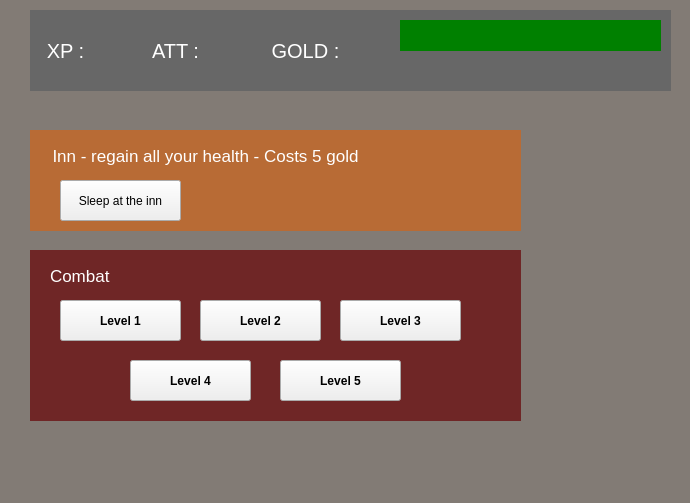
<?xml version="1.0" encoding="UTF-8"?>
<ui version="4.0">
 <class>Form</class>
 <widget class="QWidget" name="Form">
  <property name="geometry">
   <rect>
    <x>0</x>
    <y>0</y>
    <width>690</width>
    <height>503</height>
   </rect>
  </property>
  <property name="windowTitle">
   <string>Form</string>
  </property>
  <widget class="QLabel" name="background_wall">
   <property name="geometry">
    <rect>
     <x>-2</x>
     <y>-5</y>
     <width>701</width>
     <height>511</height>
    </rect>
   </property>
   <property name="styleSheet">
    <string notr="true">background-color: rgb(130, 123, 117)</string>
   </property>
   <property name="text">
    <string/>
   </property>
  </widget>
  <widget class="QLabel" name="xp_label">
   <property name="geometry">
    <rect>
     <x>30</x>
     <y>30</y>
     <width>71</width>
     <height>41</height>
    </rect>
   </property>
   <property name="font">
    <font>
     <pointsize>15</pointsize>
    </font>
   </property>
   <property name="layoutDirection">
    <enum>Qt::LeftToRight</enum>
   </property>
   <property name="styleSheet">
    <string notr="true">color: white</string>
   </property>
   <property name="frameShadow">
    <enum>QFrame::Plain</enum>
   </property>
   <property name="text">
    <string>XP :</string>
   </property>
   <property name="textFormat">
    <enum>Qt::PlainText</enum>
   </property>
   <property name="alignment">
    <set>Qt::AlignCenter</set>
   </property>
  </widget>
  <widget class="QLabel" name="inn_label">
   <property name="geometry">
    <rect>
     <x>20</x>
     <y>120</y>
     <width>371</width>
     <height>71</height>
    </rect>
   </property>
   <property name="font">
    <font>
     <pointsize>13</pointsize>
    </font>
   </property>
   <property name="layoutDirection">
    <enum>Qt::LeftToRight</enum>
   </property>
   <property name="styleSheet">
    <string notr="true">color:white; self.deathbar_hero.setPixmap(QPixmap(hero_empty))
                    hero_full = os.path.join(os.path.dirname(__file__), &quot;..&quot;,
                    &quot;ressources&quot;, &quot;full_health.png&quot;)
                    self.lifebar_hero.setPixmap(QPixmap(hero_full))
                    self.deathbar_hero.setScaledContents(True)
                    self.lifebar_hero.setScaledContents(True)</string>
   </property>
   <property name="frameShadow">
    <enum>QFrame::Plain</enum>
   </property>
   <property name="text">
    <string>Inn - regain all your health - Costs 5 gold</string>
   </property>
   <property name="textFormat">
    <enum>Qt::PlainText</enum>
   </property>
   <property name="alignment">
    <set>Qt::AlignCenter</set>
   </property>
  </widget>
  <widget class="QPushButton" name="sleep_btn">
   <property name="geometry">
    <rect>
     <x>60</x>
     <y>180</y>
     <width>121</width>
     <height>41</height>
    </rect>
   </property>
   <property name="text">
    <string>Sleep at the inn</string>
   </property>
  </widget>
  <widget class="QLabel" name="combat_label">
   <property name="geometry">
    <rect>
     <x>50</x>
     <y>250</y>
     <width>91</width>
     <height>51</height>
    </rect>
   </property>
   <property name="font">
    <font>
     <pointsize>13</pointsize>
    </font>
   </property>
   <property name="layoutDirection">
    <enum>Qt::LeftToRight</enum>
   </property>
   <property name="styleSheet">
    <string notr="true">color:white; self.deathbar_hero.setPixmap(QPixmap(hero_empty))
                    hero_full = os.path.join(os.path.dirname(__file__), &quot;..&quot;,
                    &quot;ressources&quot;, &quot;full_health.png&quot;)
                    self.lifebar_hero.setPixmap(QPixmap(hero_full))
                    self.deathbar_hero.setScaledContents(True)
                    self.lifebar_hero.setScaledContents(True)</string>
   </property>
   <property name="frameShadow">
    <enum>QFrame::Plain</enum>
   </property>
   <property name="text">
    <string>Combat</string>
   </property>
   <property name="textFormat">
    <enum>Qt::PlainText</enum>
   </property>
   <property name="alignment">
    <set>Qt::AlignLeading|Qt::AlignLeft|Qt::AlignVCenter</set>
   </property>
  </widget>
  <widget class="QPushButton" name="btn_level1">
   <property name="geometry">
    <rect>
     <x>60</x>
     <y>300</y>
     <width>121</width>
     <height>41</height>
    </rect>
   </property>
   <property name="font">
    <font>
     <bold>true</bold>
    </font>
   </property>
   <property name="text">
    <string>Level 1</string>
   </property>
  </widget>
  <widget class="QPushButton" name="btn_level2">
   <property name="geometry">
    <rect>
     <x>200</x>
     <y>300</y>
     <width>121</width>
     <height>41</height>
    </rect>
   </property>
   <property name="font">
    <font>
     <bold>true</bold>
    </font>
   </property>
   <property name="text">
    <string>Level 2</string>
   </property>
  </widget>
  <widget class="QPushButton" name="btn_level3">
   <property name="geometry">
    <rect>
     <x>340</x>
     <y>300</y>
     <width>121</width>
     <height>41</height>
    </rect>
   </property>
   <property name="font">
    <font>
     <bold>true</bold>
    </font>
   </property>
   <property name="text">
    <string>Level 3</string>
   </property>
  </widget>
  <widget class="QPushButton" name="btn_level4">
   <property name="geometry">
    <rect>
     <x>130</x>
     <y>360</y>
     <width>121</width>
     <height>41</height>
    </rect>
   </property>
   <property name="font">
    <font>
     <bold>true</bold>
    </font>
   </property>
   <property name="text">
    <string>Level 4</string>
   </property>
  </widget>
  <widget class="QPushButton" name="btn_level5">
   <property name="geometry">
    <rect>
     <x>280</x>
     <y>360</y>
     <width>121</width>
     <height>41</height>
    </rect>
   </property>
   <property name="font">
    <font>
     <bold>true</bold>
    </font>
   </property>
   <property name="text">
    <string>Level 5</string>
   </property>
  </widget>
  <widget class="QLabel" name="gold_label">
   <property name="geometry">
    <rect>
     <x>270</x>
     <y>30</y>
     <width>71</width>
     <height>41</height>
    </rect>
   </property>
   <property name="font">
    <font>
     <pointsize>15</pointsize>
    </font>
   </property>
   <property name="layoutDirection">
    <enum>Qt::LeftToRight</enum>
   </property>
   <property name="styleSheet">
    <string notr="true">color:white; self.deathbar_hero.setPixmap(QPixmap(hero_empty))
                    hero_full = os.path.join(os.path.dirname(__file__), &quot;..&quot;,
                    &quot;ressources&quot;, &quot;full_health.png&quot;)
                    self.lifebar_hero.setPixmap(QPixmap(hero_full))
                    self.deathbar_hero.setScaledContents(True)
                    self.lifebar_hero.setScaledContents(True)</string>
   </property>
   <property name="frameShadow">
    <enum>QFrame::Plain</enum>
   </property>
   <property name="text">
    <string>GOLD :</string>
   </property>
   <property name="textFormat">
    <enum>Qt::PlainText</enum>
   </property>
   <property name="alignment">
    <set>Qt::AlignCenter</set>
   </property>
  </widget>
  <widget class="QLabel" name="att_label">
   <property name="geometry">
    <rect>
     <x>150</x>
     <y>30</y>
     <width>51</width>
     <height>41</height>
    </rect>
   </property>
   <property name="font">
    <font>
     <pointsize>15</pointsize>
    </font>
   </property>
   <property name="layoutDirection">
    <enum>Qt::LeftToRight</enum>
   </property>
   <property name="styleSheet">
    <string notr="true">color:white; self.deathbar_hero.setPixmap(QPixmap(hero_empty))
                    hero_full = os.path.join(os.path.dirname(__file__), &quot;..&quot;,
                    &quot;ressources&quot;, &quot;full_health.png&quot;)
                    self.lifebar_hero.setPixmap(QPixmap(hero_full))
                    self.deathbar_hero.setScaledContents(True)
                    self.lifebar_hero.setScaledContents(True)</string>
   </property>
   <property name="frameShadow">
    <enum>QFrame::Plain</enum>
   </property>
   <property name="text">
    <string>ATT :</string>
   </property>
   <property name="textFormat">
    <enum>Qt::PlainText</enum>
   </property>
   <property name="alignment">
    <set>Qt::AlignCenter</set>
   </property>
  </widget>
  <widget class="QLabel" name="name_entry">
   <property name="geometry">
    <rect>
     <x>30</x>
     <y>440</y>
     <width>301</width>
     <height>51</height>
    </rect>
   </property>
   <property name="font">
    <font>
     <pointsize>26</pointsize>
     <bold>true</bold>
    </font>
   </property>
   <property name="layoutDirection">
    <enum>Qt::LeftToRight</enum>
   </property>
   <property name="styleSheet">
    <string notr="true">color: white;</string>
   </property>
   <property name="frameShadow">
    <enum>QFrame::Plain</enum>
   </property>
   <property name="text">
    <string/>
   </property>
   <property name="textFormat">
    <enum>Qt::PlainText</enum>
   </property>
   <property name="alignment">
    <set>Qt::AlignLeading|Qt::AlignLeft|Qt::AlignVCenter</set>
   </property>
  </widget>
  <widget class="QLabel" name="class_entry">
   <property name="geometry">
    <rect>
     <x>470</x>
     <y>440</y>
     <width>211</width>
     <height>51</height>
    </rect>
   </property>
   <property name="font">
    <font>
     <pointsize>26</pointsize>
     <bold>true</bold>
    </font>
   </property>
   <property name="layoutDirection">
    <enum>Qt::LeftToRight</enum>
   </property>
   <property name="styleSheet">
    <string notr="true">color: white;</string>
   </property>
   <property name="frameShadow">
    <enum>QFrame::Plain</enum>
   </property>
   <property name="text">
    <string/>
   </property>
   <property name="textFormat">
    <enum>Qt::PlainText</enum>
   </property>
   <property name="alignment">
    <set>Qt::AlignRight|Qt::AlignTrailing|Qt::AlignVCenter</set>
   </property>
  </widget>
  <widget class="QLabel" name="xp_entry">
   <property name="geometry">
    <rect>
     <x>90</x>
     <y>30</y>
     <width>61</width>
     <height>31</height>
    </rect>
   </property>
   <property name="font">
    <font>
     <pointsize>12</pointsize>
     <bold>true</bold>
    </font>
   </property>
   <property name="layoutDirection">
    <enum>Qt::LeftToRight</enum>
   </property>
   <property name="styleSheet">
    <string notr="true">color: white;</string>
   </property>
   <property name="frameShadow">
    <enum>QFrame::Plain</enum>
   </property>
   <property name="text">
    <string/>
   </property>
   <property name="textFormat">
    <enum>Qt::PlainText</enum>
   </property>
   <property name="alignment">
    <set>Qt::AlignCenter</set>
   </property>
  </widget>
  <widget class="QLabel" name="att_entry">
   <property name="geometry">
    <rect>
     <x>210</x>
     <y>30</y>
     <width>61</width>
     <height>31</height>
    </rect>
   </property>
   <property name="font">
    <font>
     <pointsize>12</pointsize>
     <bold>true</bold>
    </font>
   </property>
   <property name="layoutDirection">
    <enum>Qt::LeftToRight</enum>
   </property>
   <property name="styleSheet">
    <string notr="true">color: white;</string>
   </property>
   <property name="frameShadow">
    <enum>QFrame::Plain</enum>
   </property>
   <property name="text">
    <string/>
   </property>
   <property name="textFormat">
    <enum>Qt::PlainText</enum>
   </property>
   <property name="alignment">
    <set>Qt::AlignCenter</set>
   </property>
  </widget>
  <widget class="QLabel" name="gold_entry">
   <property name="geometry">
    <rect>
     <x>340</x>
     <y>30</y>
     <width>61</width>
     <height>31</height>
    </rect>
   </property>
   <property name="font">
    <font>
     <pointsize>12</pointsize>
     <bold>true</bold>
    </font>
   </property>
   <property name="layoutDirection">
    <enum>Qt::LeftToRight</enum>
   </property>
   <property name="styleSheet">
    <string notr="true">color: white;</string>
   </property>
   <property name="frameShadow">
    <enum>QFrame::Plain</enum>
   </property>
   <property name="text">
    <string/>
   </property>
   <property name="textFormat">
    <enum>Qt::PlainText</enum>
   </property>
   <property name="alignment">
    <set>Qt::AlignCenter</set>
   </property>
  </widget>
  <widget class="QLabel" name="deathbar">
   <property name="geometry">
    <rect>
     <x>400</x>
     <y>20</y>
     <width>261</width>
     <height>31</height>
    </rect>
   </property>
   <property name="styleSheet">
    <string notr="true">background-color: black;</string>
   </property>
   <property name="text">
    <string/>
   </property>
  </widget>
  <widget class="QLabel" name="lifebar">
   <property name="geometry">
    <rect>
     <x>400</x>
     <y>20</y>
     <width>261</width>
     <height>31</height>
    </rect>
   </property>
   <property name="styleSheet">
    <string notr="true">background-color: green;</string>
   </property>
   <property name="text">
    <string/>
   </property>
  </widget>
  <widget class="QLabel" name="level_entry">
   <property name="geometry">
    <rect>
     <x>340</x>
     <y>70</y>
     <width>111</width>
     <height>51</height>
    </rect>
   </property>
   <property name="font">
    <font>
     <pointsize>26</pointsize>
     <bold>true</bold>
    </font>
   </property>
   <property name="layoutDirection">
    <enum>Qt::LeftToRight</enum>
   </property>
   <property name="styleSheet">
    <string notr="true">color: white;</string>
   </property>
   <property name="frameShadow">
    <enum>QFrame::Plain</enum>
   </property>
   <property name="text">
    <string/>
   </property>
   <property name="textFormat">
    <enum>Qt::PlainText</enum>
   </property>
   <property name="alignment">
    <set>Qt::AlignRight|Qt::AlignTrailing|Qt::AlignVCenter</set>
   </property>
  </widget>
  <widget class="QLabel" name="hp_entry">
   <property name="geometry">
    <rect>
     <x>470</x>
     <y>60</y>
     <width>181</width>
     <height>21</height>
    </rect>
   </property>
   <property name="font">
    <font>
     <pointsize>15</pointsize>
     <bold>true</bold>
    </font>
   </property>
   <property name="layoutDirection">
    <enum>Qt::LeftToRight</enum>
   </property>
   <property name="styleSheet">
    <string notr="true">color:white; </string>
   </property>
   <property name="frameShadow">
    <enum>QFrame::Plain</enum>
   </property>
   <property name="text">
    <string/>
   </property>
   <property name="textFormat">
    <enum>Qt::PlainText</enum>
   </property>
   <property name="alignment">
    <set>Qt::AlignRight|Qt::AlignTrailing|Qt::AlignVCenter</set>
   </property>
  </widget>
  <widget class="QLabel" name="label">
   <property name="geometry">
    <rect>
     <x>30</x>
     <y>130</y>
     <width>491</width>
     <height>101</height>
    </rect>
   </property>
   <property name="styleSheet">
    <string notr="true">background-color: rgb(184, 107, 53);</string>
   </property>
   <property name="text">
    <string/>
   </property>
  </widget>
  <widget class="QLabel" name="label_2">
   <property name="geometry">
    <rect>
     <x>30</x>
     <y>250</y>
     <width>491</width>
     <height>171</height>
    </rect>
   </property>
   <property name="styleSheet">
    <string notr="true">background-color: rgb(111, 38, 38);</string>
   </property>
   <property name="text">
    <string/>
   </property>
  </widget>
  <widget class="QLabel" name="label_3">
   <property name="geometry">
    <rect>
     <x>30</x>
     <y>10</y>
     <width>641</width>
     <height>81</height>
    </rect>
   </property>
   <property name="styleSheet">
    <string notr="true">background-color: rgb(103, 103, 103)</string>
   </property>
   <property name="text">
    <string/>
   </property>
  </widget>
  <widget class="QLabel" name="inn_error">
   <property name="geometry">
    <rect>
     <x>190</x>
     <y>180</y>
     <width>321</width>
     <height>41</height>
    </rect>
   </property>
   <property name="font">
    <font>
     <pointsize>8</pointsize>
    </font>
   </property>
   <property name="layoutDirection">
    <enum>Qt::LeftToRight</enum>
   </property>
   <property name="styleSheet">
    <string notr="true">color:rgb(165, 225, 175);
                    self.deathbar_hero.setPixmap(QPixmap(hero_empty))
                    hero_full = os.path.join(os.path.dirname(__file__), &quot;..&quot;,
                    &quot;ressources&quot;, &quot;full_health.png&quot;)
                    self.lifebar_hero.setPixmap(QPixmap(hero_full))
                    self.deathbar_hero.setScaledContents(True)
                    self.lifebar_hero.setScaledContents(True)</string>
   </property>
   <property name="frameShadow">
    <enum>QFrame::Plain</enum>
   </property>
   <property name="text">
    <string/>
   </property>
   <property name="textFormat">
    <enum>Qt::PlainText</enum>
   </property>
   <property name="alignment">
    <set>Qt::AlignLeading|Qt::AlignLeft|Qt::AlignVCenter</set>
   </property>
  </widget>
  <zorder>inn_error</zorder>
  <zorder>background_wall</zorder>
  <zorder>label_2</zorder>
  <zorder>label</zorder>
  <zorder>label_3</zorder>
  <zorder>xp_label</zorder>
  <zorder>inn_label</zorder>
  <zorder>sleep_btn</zorder>
  <zorder>combat_label</zorder>
  <zorder>btn_level1</zorder>
  <zorder>btn_level2</zorder>
  <zorder>btn_level3</zorder>
  <zorder>btn_level4</zorder>
  <zorder>btn_level5</zorder>
  <zorder>gold_label</zorder>
  <zorder>att_label</zorder>
  <zorder>name_entry</zorder>
  <zorder>class_entry</zorder>
  <zorder>xp_entry</zorder>
  <zorder>att_entry</zorder>
  <zorder>gold_entry</zorder>
  <zorder>deathbar</zorder>
  <zorder>lifebar</zorder>
  <zorder>level_entry</zorder>
  <zorder>hp_entry</zorder>
 </widget>
 <resources/>
 <connections/>
</ui>
